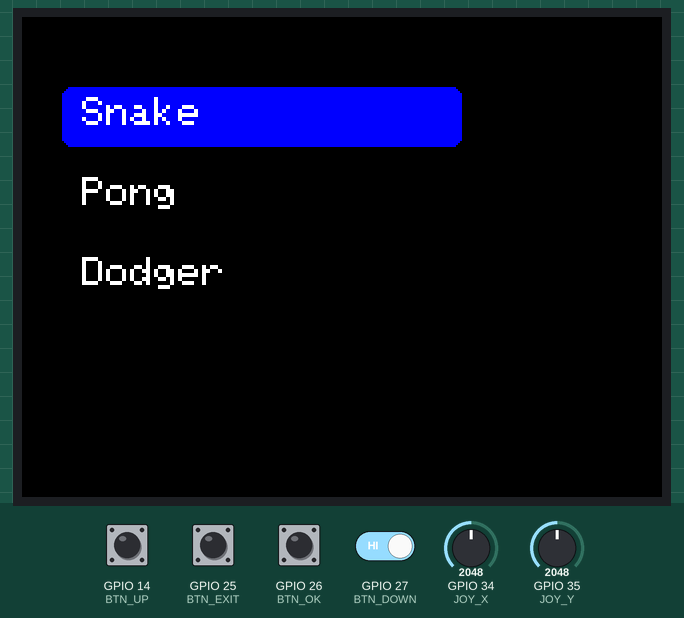
The sketch below on a simulated ESP32. On the bench: 320×240 colour display. Inputs (shaded band) come from the test bench; at power-on: GPIO 14 (BTN_UP), GPIO 25 (BTN_EXIT), GPIO 26 (BTN_OK), GPIO 27 (BTN_DOWN) HIGH, GPIO 35 (JOY_Y) = 2048, GPIO 34 (JOY_X) = 2048. Random numbers use the default seed unless the sketch sets one; what the sketch prints to the serial monitor is not drawn.

Above: at 1.5 s.
1.6 s: GPIO 26 (BTN_OK) pulled LOW for 0.15 s
At 1.98 s:
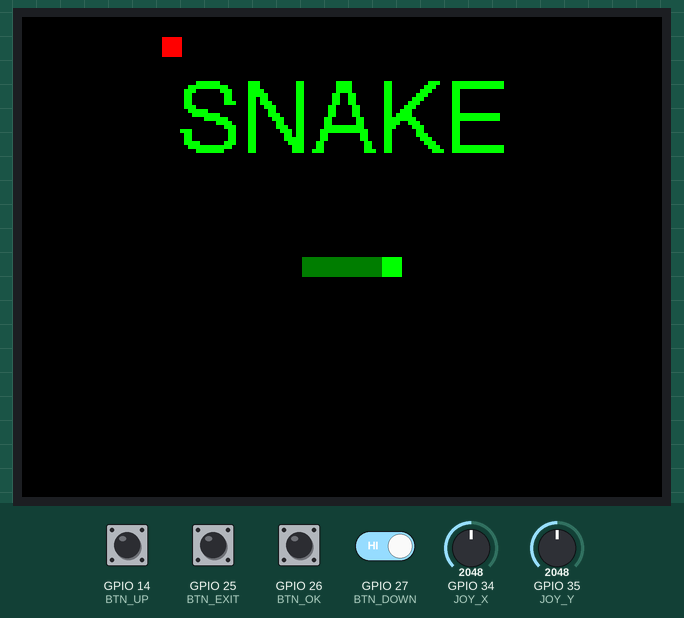
2.3 s: GPIO 35 (JOY_Y) set to 2866
At 3.16 s:
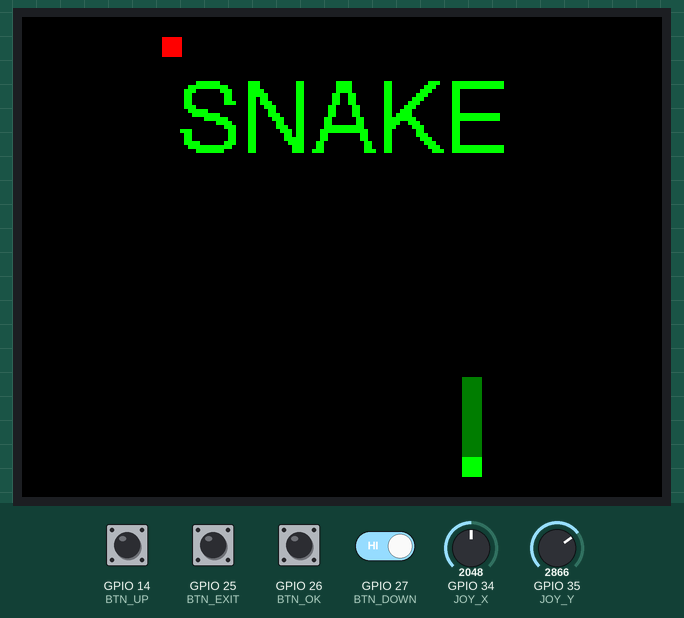
5.3 s: GPIO 26 (BTN_OK) driven LOW and GPIO 27 (BTN_DOWN) driven LOW
At 6.97 s:
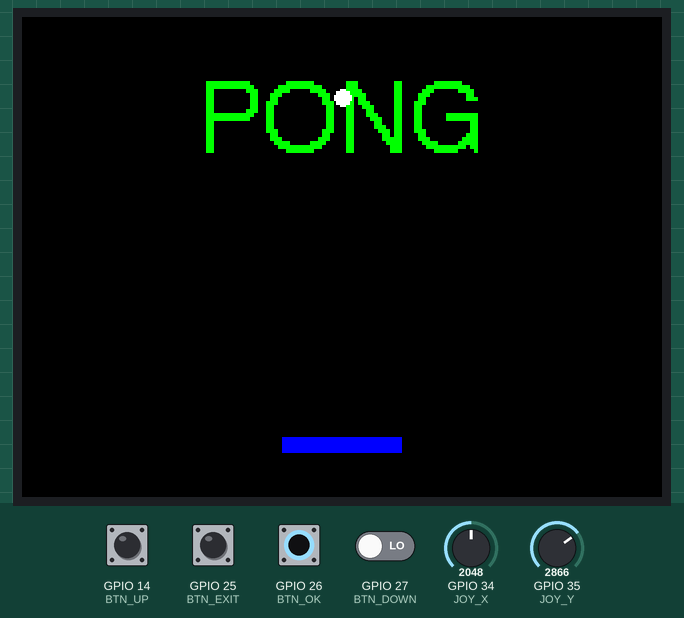
8.3 s: GPIO 25 (BTN_EXIT) pulled LOW for 0.15 s
At 8.69 s:
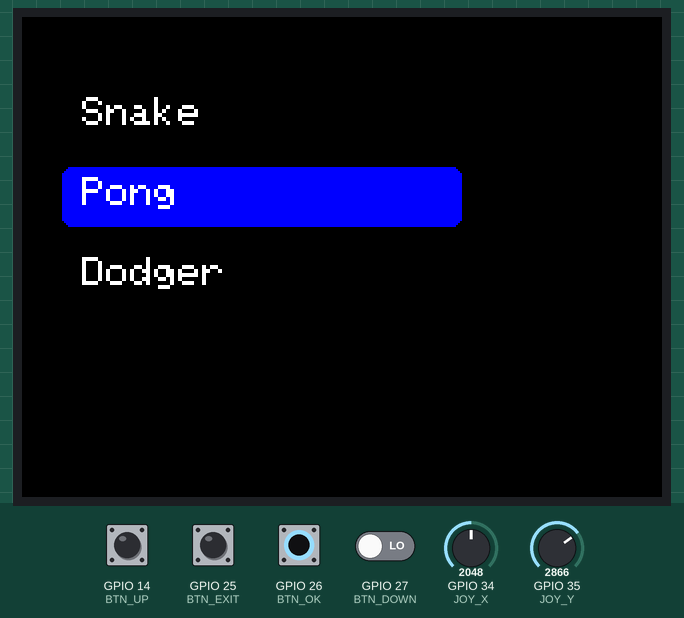
9.0 s: GPIO 34 (JOY_X) set to 2866
At 9.4 s:
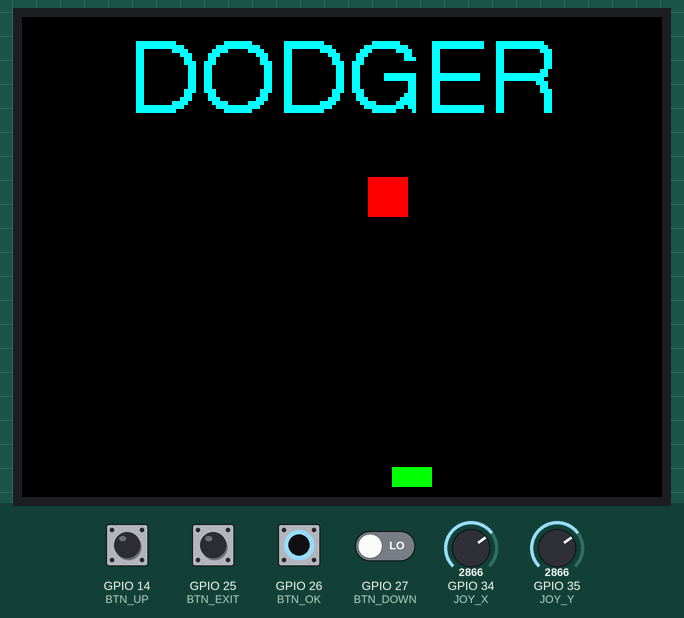
10.7 s: GPIO 25 (BTN_EXIT) pulled LOW for 1 s
At 12.4 s:
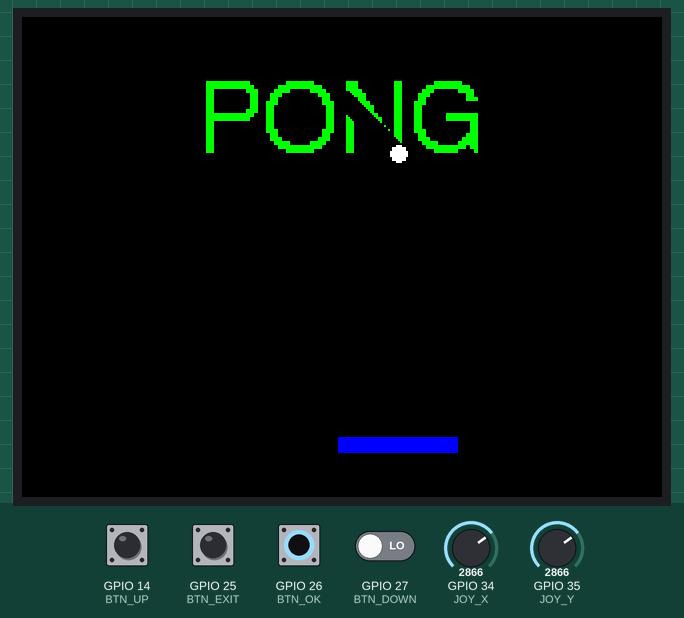
Timing chart, 0 to 13.3 s (numbered marks = the images above; inputs shaded):
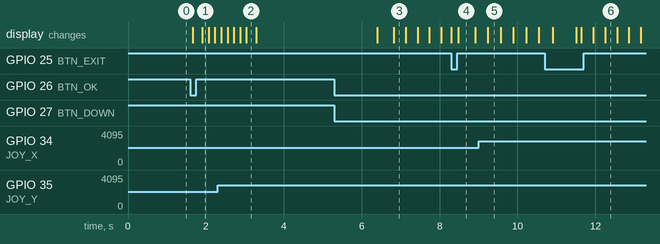

The sketch:

main_menu.ino
```cpp
#include <TFT_eSPI.h>
#include "snake.h"
#include "pong.h"
#include "dodger.h"

TFT_eSPI tft = TFT_eSPI();

// button-pins
#define BTN_UP     14
#define BTN_DOWN   27
#define BTN_OK     26
#define BTN_EXIT   25

// menu variables
int selected = 0;
const int totalItems = 3;
bool inGame = false;
bool exitRequested = false;

// debounce
unsigned long lastPressTime = 0;
const int debounceDelay = 65;

// declare func
void drawMenu();
void drawMenuItem(const char *label, int index, bool selected);
void handleButtons();
bool buttonPressed(int pin);
void debugButtons();

void setup() {
  Serial.begin(115200);

  // display initialisation
  tft.init();
  tft.setRotation(1);
  tft.fillScreen(TFT_BLACK);
  tft.setTextSize(2);
  tft.setTextColor(TFT_WHITE, TFT_BLACK);

  // button setup
  pinMode(BTN_UP, INPUT_PULLUP);
  pinMode(BTN_DOWN, INPUT_PULLUP);
  pinMode(BTN_OK, INPUT_PULLUP);
  pinMode(BTN_EXIT, INPUT_PULLUP);

  // button test
  drawMenu();

  Serial.println("=== Main Menu Started ===");
  Serial.println("Button test active...");
}

void loop() {
  if (!inGame) {
    debugButtons();
    handleButtons();
  }
  else {
    if (buttonPressed(BTN_EXIT)) {
      exitRequested = true;
      Serial.println("Exit button pressed -> return to menu");
    }
  }
}

// main menu
void drawMenu() {
  tft.fillScreen(TFT_BLACK);
  drawMenuItem("Snake", 0, selected == 0);
  drawMenuItem("Pong", 1, selected == 1);
  drawMenuItem("Dodger", 2, selected == 2);
}

void drawMenuItem(const char *label, int index, bool isSelected) {
  int y = 40 + index * 40;
  if (isSelected) {
    tft.fillRoundRect(20, y - 5, 200, 30, 5, TFT_BLUE);
    tft.setTextColor(TFT_WHITE, TFT_BLUE);
  } else {
    tft.fillRoundRect(20, y - 5, 200, 30, 5, TFT_BLACK);
    tft.setTextColor(TFT_WHITE, TFT_BLACK);
  }
  tft.setCursor(30, y);
  tft.print(label);
}

// button handling
void handleButtons() {
  if (millis() - lastPressTime < debounceDelay) return;

  if (buttonPressed(BTN_UP)) {
    selected = (selected - 1 + totalItems) % totalItems;
    drawMenu();
    lastPressTime = millis();
  }

  if (buttonPressed(BTN_DOWN)) {
    selected = (selected + 1) % totalItems;
    drawMenu();
    lastPressTime = millis();
  }

  if (buttonPressed(BTN_OK)) {
    inGame = true;
    exitRequested = false;
    tft.fillScreen(TFT_BLACK);

    if (selected == 0) runSnake(tft);
    if (selected == 1) runPong(tft);
    if (selected == 2) runDodger(tft);

    inGame = false;
    drawMenu();
    lastPressTime = millis();
  }
}

// button press detection
bool buttonPressed(int pin) {
  if (digitalRead(pin) == LOW) {
    delay(30); // tiny debounce
    if (digitalRead(pin) == LOW) return true;
  }
  return false;
}

// for debugging
void debugButtons() {
  Serial.print("UP:");
  Serial.print(digitalRead(BTN_UP));
  Serial.print(" DOWN:");
  Serial.print(digitalRead(BTN_DOWN));
  Serial.print(" OK:");
  Serial.print(digitalRead(BTN_OK));
  Serial.print(" EXIT:");
  Serial.println(digitalRead(BTN_EXIT));
  delay(100);
}
```

dodger.h
```cpp
#ifndef DODGER_H
#define DODGER_H
#include <TFT_eSPI.h>

#define EXIT_BUTTON 25
#define JOY_X 34

void runDodger(TFT_eSPI &tft) {
  tft.fillScreen(TFT_BLACK);
  tft.setTextColor(TFT_CYAN, TFT_BLACK);
  tft.drawCentreString("DODGER", tft.width() / 2, 10, 4);

  // game area
  const int gameTop = 50;
  const int gameBottom = tft.height();
  const int gameLeft = 0;
  const int gameRight = tft.width();

  // player
  int playerW = 20;
  int playerH = 10;
  int playerX = tft.width() / 2 - playerW / 2;
  int playerY = gameBottom - playerH - 5;

  // falling block
  int blockW = 20;
  int blockH = 20;
  int blockX = random(0, (tft.width() - blockW));
  int blockY = gameTop;

  int blockSpeed = 3;
  int score = 0;

  pinMode(EXIT_BUTTON, INPUT_PULLUP);

  // joystick setup
  const int center = 2048;
  const int deadzone = 700;

  while (true) {
    // exit
    if (digitalRead(EXIT_BUTTON) == LOW) {
      tft.fillScreen(TFT_BLACK);
      return;
    }

    // erase old positions
    tft.fillRect(playerX, playerY, playerW, playerH, TFT_BLACK);
    tft.fillRect(blockX, blockY, blockW, blockH, TFT_BLACK);

    // joystick read
    int rawX = analogRead(JOY_X);
    int dx = rawX - center;

    if (dx < -deadzone) {
      playerX -= 5;
    } else if (dx > deadzone) {
      playerX += 5;
    }

    // keep player inside screen
    if (playerX < gameLeft) playerX = gameLeft;
    if (playerX + playerW > gameRight) playerX = gameRight - playerW;

    // move falling block
    blockY += blockSpeed;

    // if block reaches bottom, reset it and increase score
    if (blockY > gameBottom) {
      blockY = gameTop;
      blockX = random(0, (tft.width() - blockW));
      score++;

      // optional speed increase every 5 points
      if (score % 5 == 0 && blockSpeed < 8) {
        blockSpeed++;
      }
    }

    // collision detection
    bool hit =
      playerX < blockX + blockW &&
      playerX + playerW > blockX &&
      playerY < blockY + blockH &&
      playerY + playerH > blockY;

    if (hit) {
      tft.fillScreen(TFT_BLACK);
      tft.setTextColor(TFT_RED, TFT_BLACK);
      tft.drawCentreString("GAME OVER", tft.width() / 2, tft.height() / 2 - 20, 4);

      tft.setTextColor(TFT_WHITE, TFT_BLACK);
      tft.drawCentreString(("Score: " + String(score)).c_str(), tft.width() / 2, tft.height() / 2 + 20, 2);

      delay(3000);
      return;
    }

    // draw player and block
    tft.fillRect(playerX, playerY, playerW, playerH, TFT_GREEN);
    tft.fillRect(blockX, blockY, blockW, blockH, TFT_RED);

    delay(35);
  }
}
#endif
```

pong.h
```cpp
#ifndef PONG_H
#define PONG_H
#include <TFT_eSPI.h>

#define EXIT_BUTTON 25
#define JOY_X 34

void runPong(TFT_eSPI &tft) {
  tft.fillScreen(TFT_BLACK);
  tft.setTextColor(TFT_GREEN, TFT_BLACK);
  tft.drawCentreString("PONG", tft.width() / 2, 30, 4);

  int ballX = tft.width() / 2;
  int ballY = tft.height() / 6;
  int ballDX = 1, ballDY = 1;

  int paddleWidth = 60;
  int paddleHeight = 8;
  int paddleY = tft.height() - 30;
  int paddleX = (tft.width() - paddleWidth) / 2;

  int score = 0;

  pinMode(EXIT_BUTTON, INPUT_PULLUP);

  // joystick setup
  const int deadzone = 800;
  const int center = 2048;

  bool exitRequested = false;

  while (!exitRequested) {

    // draw ball + paddle
    tft.fillCircle(ballX, ballY, 4, TFT_WHITE);
    tft.fillRect(paddleX, paddleY, paddleWidth, paddleHeight, TFT_BLUE);

    delay(10);

    // clear previous frame
    tft.fillCircle(ballX, ballY, 4, TFT_BLACK);
    tft.fillRect(paddleX, paddleY, paddleWidth, paddleHeight, TFT_BLACK);

    // move ball
    ballX += ballDX;
    ballY += ballDY;

    // wall bounce
    if (ballX <= 0 || ballX >= tft.width())  ballDX = -ballDX;
    if (ballY <= 0) ballDY = -ballDY;

    // joystick speed ramp
    int raw = analogRead(JOY_X);
    int diff = raw - center;

    if (abs(diff) > deadzone) {
      int speed = map(abs(diff), deadzone, 2000, 1, 3);
      if (speed < 1) speed = 1;
      if (speed > 3) speed = 3;

      if (diff < 0) paddleX -= speed;
      else          paddleX += speed;
    }

    // keep paddle in bounds
    if (paddleX < 0) paddleX = 0;
    if (paddleX + paddleWidth > tft.width())
      paddleX = tft.width() - paddleWidth;

    // paddle collision
    if (ballY >= paddleY - 4 && ballY <= paddleY &&
        ballX >= paddleX && ballX <= paddleX + paddleWidth) {
      ballDY = -ballDY;
      ballY = paddleY - 5;
      score++;
    }

    // game over
    if (ballY > tft.height()) {
      tft.fillScreen(TFT_BLACK);
      tft.setTextColor(TFT_RED, TFT_BLACK);
      tft.drawCentreString("GAME OVER", tft.width() / 2, tft.height() / 2 - 20, 4);

      tft.setTextColor(TFT_WHITE, TFT_BLACK);
      tft.drawCentreString(("Score: " + String(score)).c_str(), tft.width() / 2, tft.height() / 2 + 20, 2);

      delay(3000);
      return;
    }

    // exit
    if (digitalRead(EXIT_BUTTON) == LOW) {
      tft.fillScreen(TFT_BLACK);
      exitRequested = true;
    }
  }
}
#endif
```

snake.h
```cpp
#ifndef SNAKE_H
#define SNAKE_H
#include <TFT_eSPI.h>

#define EXIT_BUTTON 25
#define JOY_X 34
#define JOY_Y 35

void runSnake(TFT_eSPI &tft) {
  tft.fillScreen(TFT_BLACK);
  tft.setTextColor(TFT_GREEN, TFT_BLACK);
  tft.drawCentreString("SNAKE", tft.width() / 2, 30, 4);

  const int cellSize = 10;
  int snakeX[100], snakeY[100];
  int snakeLength = 5;
  int dirX = 1, dirY = 0;
  int foodX = random(0, tft.width() / cellSize) * cellSize;
  int foodY = random(0, tft.height() / cellSize) * cellSize;

  // initialize snake in center
  for (int i = 0; i < snakeLength; i++) {
    snakeX[i] = tft.width() / 2 - i * cellSize;
    snakeY[i] = tft.height() / 2;
  }

  pinMode(EXIT_BUTTON, INPUT_PULLUP);

  // joystick setup
  const int center = 2048;
  const int deadzone = 700;

  while (true) {

    if (digitalRead(EXIT_BUTTON) == LOW) {
      tft.fillScreen(TFT_BLACK);
      return;
    }

    // joystick read
    int rawX = analogRead(JOY_X);
    int rawY = analogRead(JOY_Y);

    int dx = rawX - center;
    int dy = rawY - center;

    if (abs(dx) > abs(dy)) {
      // horizontal
      if (dx < -deadzone && dirX == 0) { dirX = -1; dirY = 0; }
      else if (dx >  deadzone && dirX == 0) { dirX = 1; dirY = 0; }
    } else {
      // vertical
      if (dy < -deadzone && dirY == 0) { dirX = 0; dirY = -1; }
      else if (dy >  deadzone && dirY == 0) { dirX = 0; dirY = 1; }
    }

    // move snake
    for (int i = snakeLength - 1; i > 0; i--) {
      snakeX[i] = snakeX[i - 1];
      snakeY[i] = snakeY[i - 1];
    }

    snakeX[0] += dirX * cellSize;
    snakeY[0] += dirY * cellSize;

    // wall collision
    if (snakeX[0] < 0 || snakeY[0] < 0 ||
        snakeX[0] >= tft.width() || snakeY[0] >= tft.height()) {

      int score = snakeLength - 5;

      tft.fillScreen(TFT_BLACK);
      tft.setTextColor(TFT_RED, TFT_BLACK);
      tft.drawCentreString("GAME OVER", tft.width() / 2, tft.height() / 2 - 20, 4);

      tft.setTextColor(TFT_WHITE, TFT_BLACK);
      tft.drawCentreString(("Score: " + String(score)).c_str(), tft.width() / 2, tft.height() / 2 + 20, 2);

      delay(3000);
      return;
    }

    // food eaten
    if (snakeX[0] == foodX && snakeY[0] == foodY) {
      snakeLength++;
      foodX = random(0, tft.width() / cellSize) * cellSize;
      foodY = random(0, tft.height() / cellSize) * cellSize;
    }

    // draw
    tft.fillRect(foodX, foodY, cellSize, cellSize, TFT_RED);
    tft.fillRect(snakeX[0], snakeY[0], cellSize, cellSize, TFT_GREEN);
    for (int i = 1; i < snakeLength; i++) {
      tft.fillRect(snakeX[i], snakeY[i], cellSize, cellSize, TFT_DARKGREEN);
    }

    delay(80);
    tft.fillRect(snakeX[snakeLength - 1], snakeY[snakeLength - 1], cellSize, cellSize, TFT_BLACK);
  }
}
#endif
```

Measured:
- after the input at 1.6 s, the display: first changes after 0.06 s (image 1 shows a later state)
- what the display in image 4 shows lasts 0.4 s, from 8.5 s to 8.9 s
